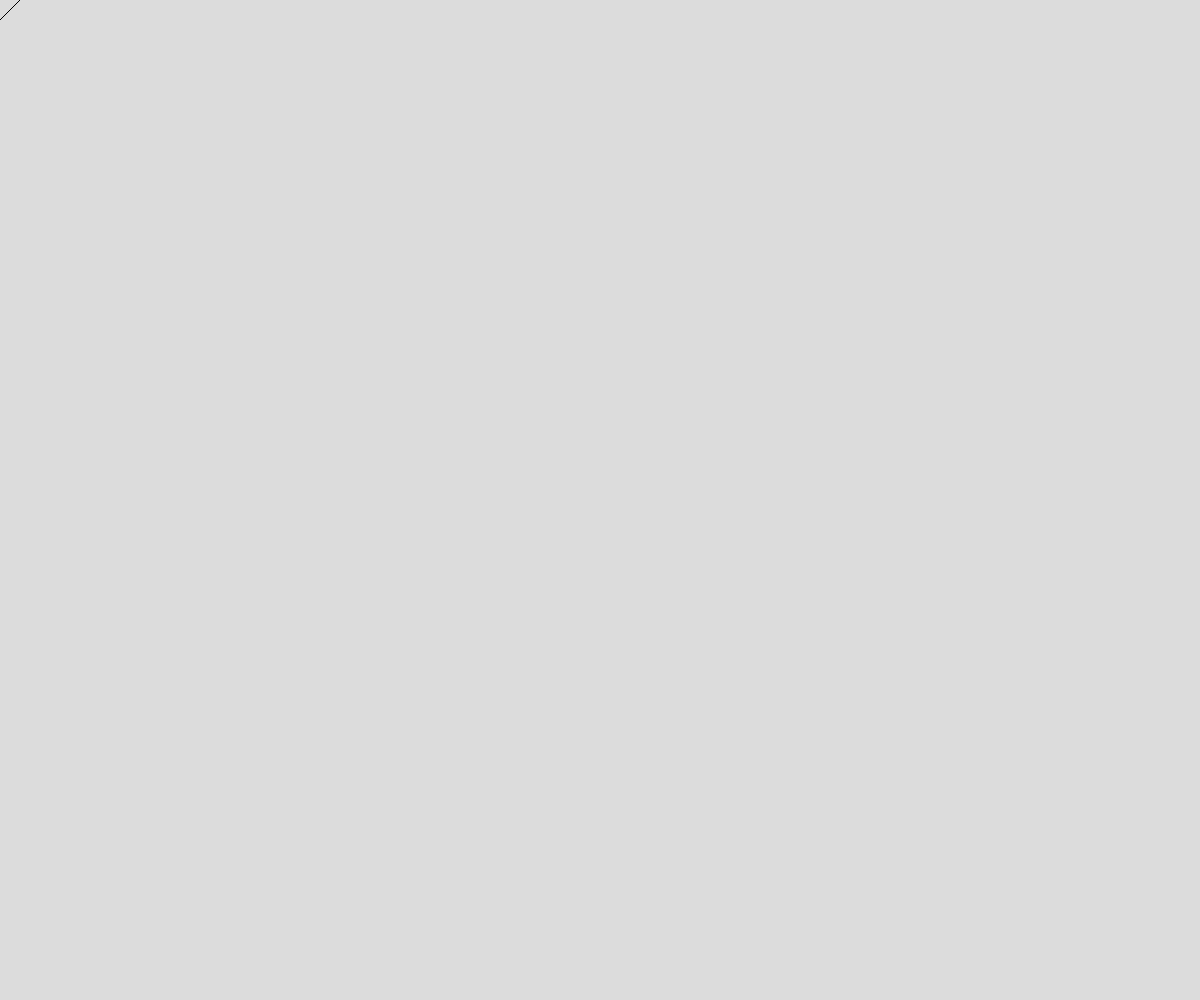
Frame 1 (no input)
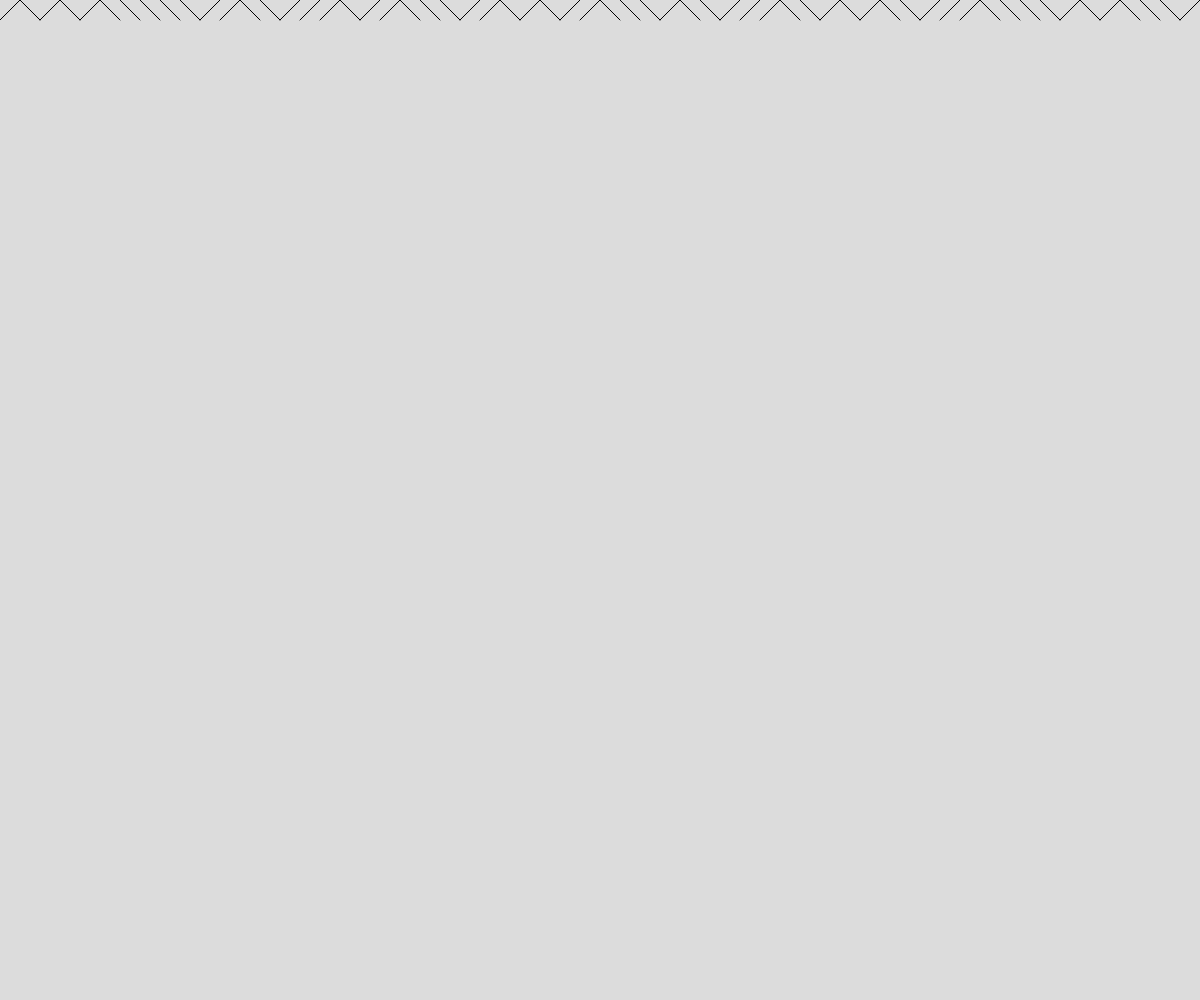
Frame 60 (no input)
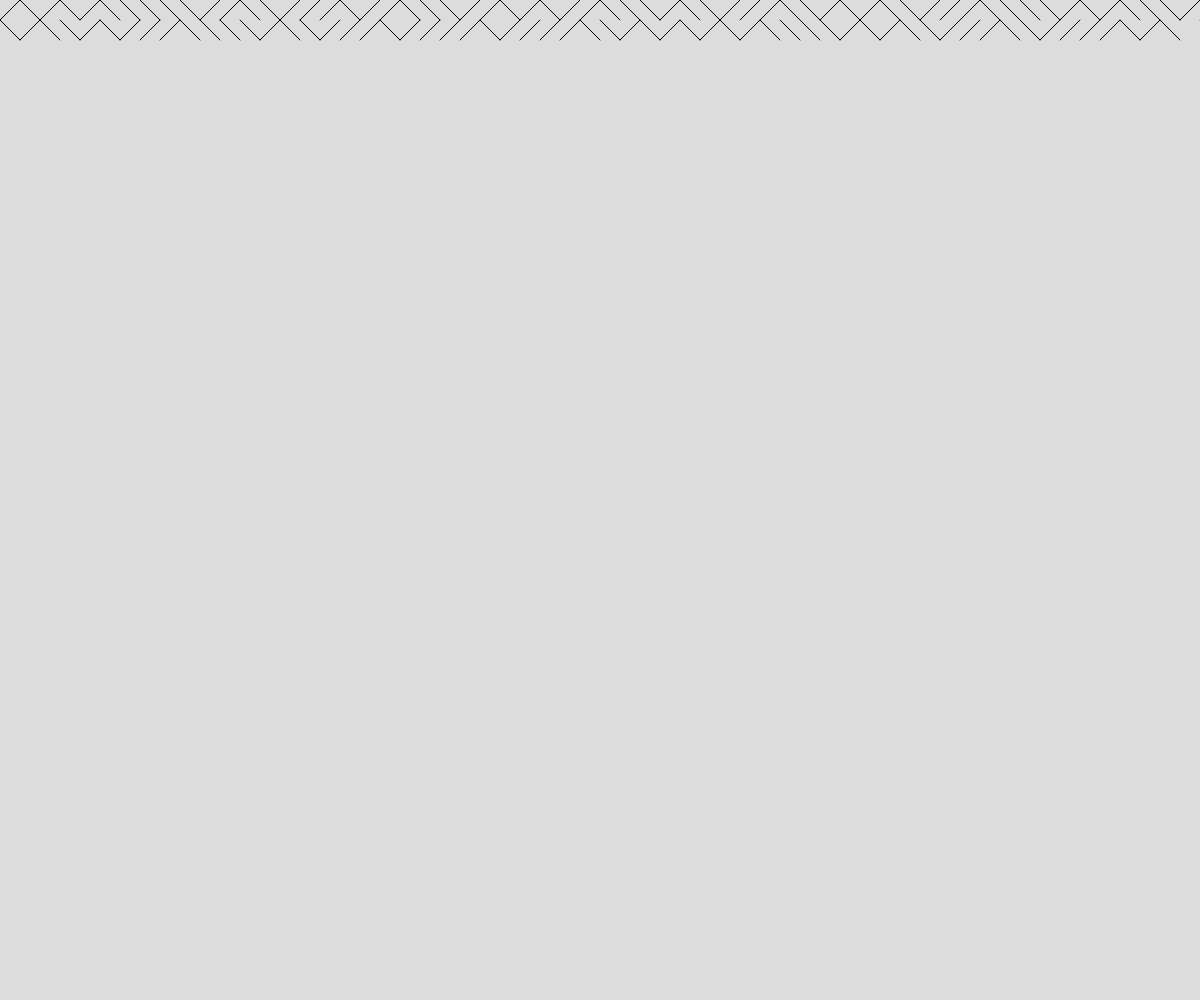
Frame 120 (the mouse pressed at the canvas centre since frame 60)

The p5.js sketch that drew these frames (run headless with seeded random() and noise() and a simulated clock; from frame 60 on, the mouse is pressed at the canvas centre):

// p5.js sketch
// ── sketch.js

let x,y,size,newnumber;

function setup() {
  
  createCanvas(windowWidth, windowHeight);
  background(220);
  x=0;
  y=0;
  size = 20;
  
}

function draw() {
  newnumber = random(0,1);
  
  if(newnumber<0.5){
    line(x,y,x+size,y+size);
    
  } else {
    line(x+size,y,x,y+size);
  }
  x=x+size;
  if (x>width){
    x=0;
    y=y+size;
  }
  //if(x<width){
    //y=y+size;
  //}

 // if(x==width){
  //  y=y+size
  //}
  
  
  




}
